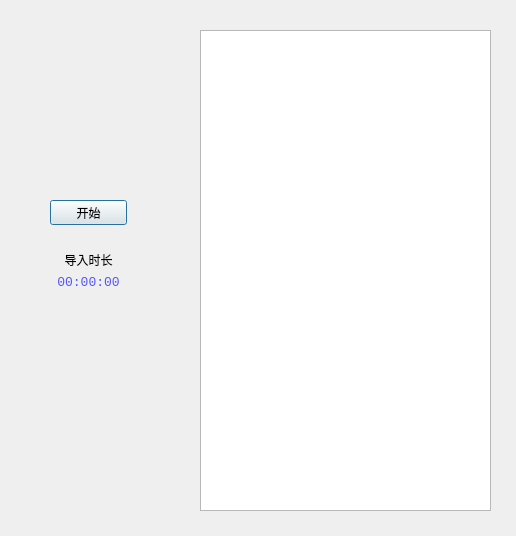
<?xml version="1.0" encoding="UTF-8"?>
<ui version="4.0">
 <class>ImportCodedDialog</class>
 <widget class="QDialog" name="ImportCodedDialog">
  <property name="geometry">
   <rect>
    <x>0</x>
    <y>0</y>
    <width>516</width>
    <height>536</height>
   </rect>
  </property>
  <property name="windowTitle">
   <string>编码数据导入</string>
  </property>
  <widget class="QPlainTextEdit" name="consoleTextEdit">
   <property name="geometry">
    <rect>
     <x>200</x>
     <y>30</y>
     <width>291</width>
     <height>481</height>
    </rect>
   </property>
   <property name="font">
    <font>
     <family>Consolas</family>
     <pointsize>10</pointsize>
     <weight>75</weight>
     <bold>true</bold>
    </font>
   </property>
  </widget>
  <widget class="QWidget" name="layoutWidget">
   <property name="geometry">
    <rect>
     <x>50</x>
     <y>200</y>
     <width>77</width>
     <height>90</height>
    </rect>
   </property>
   <layout class="QVBoxLayout" name="verticalLayout">
    <item>
     <widget class="QPushButton" name="startButton">
      <property name="sizePolicy">
       <sizepolicy hsizetype="Minimum" vsizetype="MinimumExpanding">
        <horstretch>0</horstretch>
        <verstretch>0</verstretch>
       </sizepolicy>
      </property>
      <property name="text">
       <string>开始</string>
      </property>
      <property name="checkable">
       <bool>true</bool>
      </property>
     </widget>
    </item>
    <item>
     <spacer name="horizontalSpacer">
      <property name="orientation">
       <enum>Qt::Horizontal</enum>
      </property>
      <property name="sizeHint" stdset="0">
       <size>
        <width>40</width>
        <height>20</height>
       </size>
      </property>
     </spacer>
    </item>
    <item>
     <widget class="QLabel" name="label">
      <property name="text">
       <string>导入时长</string>
      </property>
      <property name="alignment">
       <set>Qt::AlignCenter</set>
      </property>
     </widget>
    </item>
    <item>
     <widget class="QLabel" name="timeLabel">
      <property name="font">
       <font>
        <family>Consolas</family>
        <pointsize>10</pointsize>
       </font>
      </property>
      <property name="styleSheet">
       <string notr="true">color: rgb(85, 85, 255);</string>
      </property>
      <property name="text">
       <string>00:00:00</string>
      </property>
      <property name="alignment">
       <set>Qt::AlignCenter</set>
      </property>
     </widget>
    </item>
   </layout>
  </widget>
 </widget>
 <resources/>
 <connections/>
</ui>
